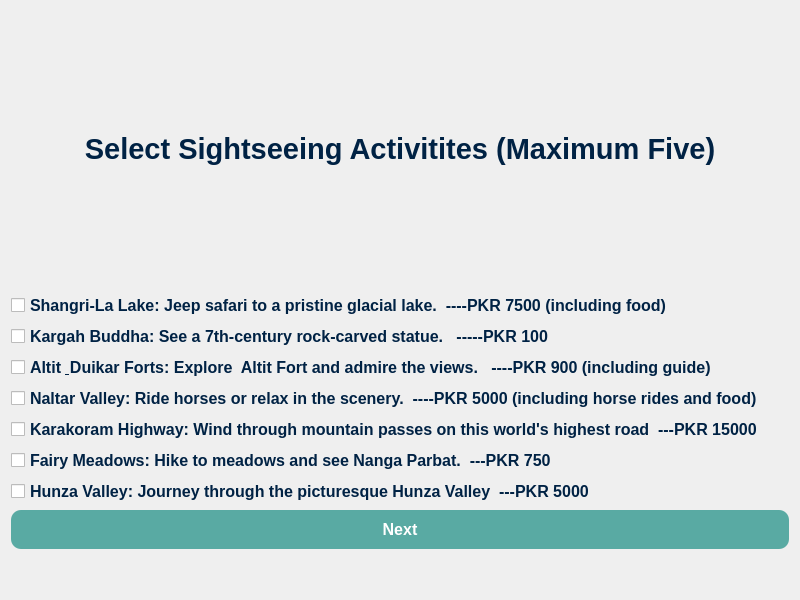
<?xml version="1.0" encoding="UTF-8"?>
<ui version="4.0">
 <class>customsightseeing</class>
 <widget class="QDialog" name="customsightseeing">
  <property name="geometry">
   <rect>
    <x>0</x>
    <y>0</y>
    <width>800</width>
    <height>600</height>
   </rect>
  </property>
  <property name="windowTitle">
   <string>Dialog</string>
  </property>
  <property name="styleSheet">
   <string notr="true">#customsightseeing {
  border-image:url(:/images/images/background.PNG);
}</string>
  </property>
  <layout class="QGridLayout" name="gridLayout">
   <item row="0" column="0">
    <widget class="QLabel" name="label">
     <property name="font">
      <font>
       <family>Arial</family>
       <pointsize>22</pointsize>
       <bold>true</bold>
      </font>
     </property>
     <property name="layoutDirection">
      <enum>Qt::LeftToRight</enum>
     </property>
     <property name="styleSheet">
      <string notr="true">color:#002244;</string>
     </property>
     <property name="text">
      <string>Select Sightseeing Activitites (Maximum Five)</string>
     </property>
     <property name="alignment">
      <set>Qt::AlignCenter</set>
     </property>
    </widget>
   </item>
   <item row="1" column="0">
    <layout class="QVBoxLayout" name="verticalLayout">
     <item>
      <widget class="QCheckBox" name="checkBox">
       <property name="font">
        <font>
         <family>Arial</family>
         <pointsize>12</pointsize>
         <bold>true</bold>
        </font>
       </property>
       <property name="styleSheet">
        <string notr="true">color:#002244;</string>
       </property>
       <property name="text">
        <string>Shangri-La Lake: Jeep safari to a pristine glacial lake.  ----PKR 7500 (including food)</string>
       </property>
      </widget>
     </item>
     <item>
      <widget class="QCheckBox" name="checkBox_2">
       <property name="font">
        <font>
         <family>Arial</family>
         <pointsize>12</pointsize>
         <bold>true</bold>
        </font>
       </property>
       <property name="styleSheet">
        <string notr="true">color:#002244;</string>
       </property>
       <property name="text">
        <string>Kargah Buddha: See a 7th-century rock-carved statue.   -----PKR 100</string>
       </property>
      </widget>
     </item>
     <item>
      <widget class="QCheckBox" name="checkBox_3">
       <property name="font">
        <font>
         <family>Arial</family>
         <pointsize>12</pointsize>
         <bold>true</bold>
        </font>
       </property>
       <property name="styleSheet">
        <string notr="true">color:#002244;</string>
       </property>
       <property name="text">
        <string>Altit &amp; Duikar Forts: Explore  Altit Fort and admire the views.   ----PKR 900 (including guide)</string>
       </property>
      </widget>
     </item>
     <item>
      <widget class="QCheckBox" name="checkBox_4">
       <property name="font">
        <font>
         <family>Arial</family>
         <pointsize>12</pointsize>
         <bold>true</bold>
        </font>
       </property>
       <property name="styleSheet">
        <string notr="true">color:#002244;</string>
       </property>
       <property name="text">
        <string>Naltar Valley: Ride horses or relax in the scenery.  ----PKR 5000 (including horse rides and food)</string>
       </property>
      </widget>
     </item>
     <item>
      <widget class="QCheckBox" name="checkBox_5">
       <property name="font">
        <font>
         <family>Arial</family>
         <pointsize>12</pointsize>
         <bold>true</bold>
        </font>
       </property>
       <property name="styleSheet">
        <string notr="true">color:#002244;</string>
       </property>
       <property name="text">
        <string>Karakoram Highway: Wind through mountain passes on this world's highest road  ---PKR 15000 </string>
       </property>
      </widget>
     </item>
     <item>
      <widget class="QCheckBox" name="checkBox_6">
       <property name="font">
        <font>
         <family>Arial</family>
         <pointsize>12</pointsize>
         <bold>true</bold>
        </font>
       </property>
       <property name="styleSheet">
        <string notr="true">color:#002244;</string>
       </property>
       <property name="text">
        <string>Fairy Meadows: Hike to meadows and see Nanga Parbat.  ---PKR 750</string>
       </property>
      </widget>
     </item>
     <item>
      <widget class="QCheckBox" name="checkBox_7">
       <property name="font">
        <font>
         <family>Arial</family>
         <pointsize>12</pointsize>
         <bold>true</bold>
        </font>
       </property>
       <property name="styleSheet">
        <string notr="true">color:#002244;</string>
       </property>
       <property name="text">
        <string>Hunza Valley: Journey through the picturesque Hunza Valley  ---PKR 5000</string>
       </property>
      </widget>
     </item>
     <item>
      <widget class="QPushButton" name="nextbtn">
       <property name="font">
        <font>
         <family>Arial</family>
         <pointsize>12</pointsize>
         <bold>true</bold>
        </font>
       </property>
       <property name="styleSheet">
        <string notr="true">padding: 10px;
border-radius:10px;
background-color: rgb(89, 170, 163);
color:rgb(255, 255, 255);</string>
       </property>
       <property name="text">
        <string>Next</string>
       </property>
      </widget>
     </item>
    </layout>
   </item>
   <item row="2" column="0">
    <spacer name="verticalSpacer">
     <property name="font">
      <font>
       <family>Arial</family>
       <pointsize>12</pointsize>
       <bold>true</bold>
      </font>
     </property>
     <property name="orientation">
      <enum>Qt::Vertical</enum>
     </property>
     <property name="sizeType">
      <enum>QSizePolicy::Minimum</enum>
     </property>
     <property name="sizeHint" stdset="0">
      <size>
       <width>20</width>
       <height>40</height>
      </size>
     </property>
    </spacer>
   </item>
  </layout>
 </widget>
 <resources/>
 <connections/>
</ui>
